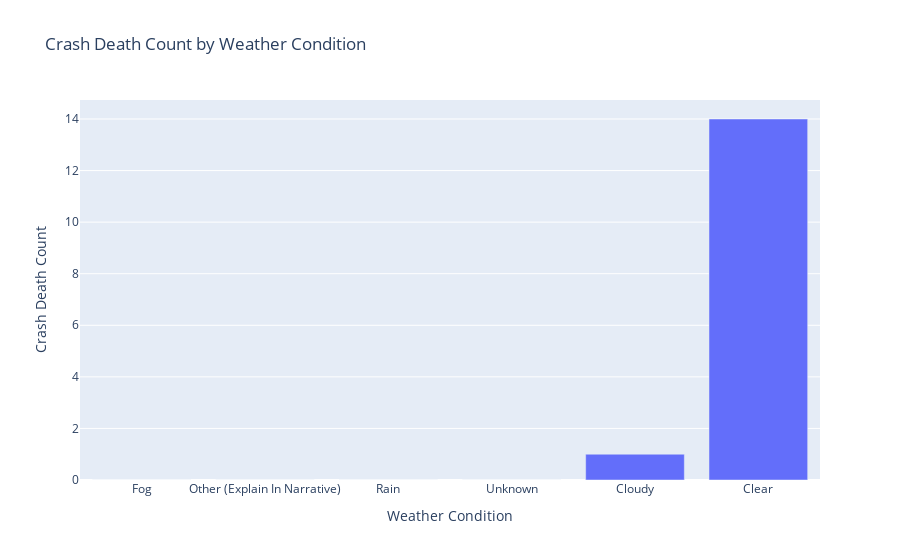

This figure's notebook cell:
### Markdown cell above
## Visualization for Crash Death and Crash Total Injury by Categorical Variable

### Code cell
#prepare data
df_pre1 = df[['Crash Death Count','Weather Condition']].groupby(by='Weather Condition').sum()
df_pre1.sort_values('Crash Death Count', inplace=True)
df_pre1.reset_index(inplace=True)

fig = px.bar(df_pre1, x='Weather Condition', y='Crash Death Count',title='Crash Death Count by Weather Condition')

fig.show()

### Figure 1 — Plotly figure (JSON) as saved in the notebook; plotly's stock layout.template omitted (floating-point values rounded to 4 significant figures)
{"data": [{"alignmentgroup": "True", "hovertemplate": "Weather Condition=%{x}<br>Crash Death Count=%{y}<extra></extra>", "legendgroup": "", "marker": {"color": "#636efa", "pattern": {"shape": ""}}, "name": "", "offsetgroup": "", "orientation": "v", "showlegend": false, "textposition": "auto", "type": "bar", "x": ["Fog", "Other (Explain In Narrative)", "Rain", "Unknown", "Cloudy", "Clear"], "xaxis": "x", "y": [0, 0, 0, 0, 1, 14], "yaxis": "y"}], "layout": {"barmode": "relative", "legend": {"tracegroupgap": 0}, "title": {"text": "Crash Death Count by Weather Condition"}, "xaxis": {"anchor": "y", "domain": [0, 1], "title": {"text": "Weather Condition"}}, "yaxis": {"anchor": "x", "domain": [0, 1], "title": {"text": "Crash Death Count"}}}}
